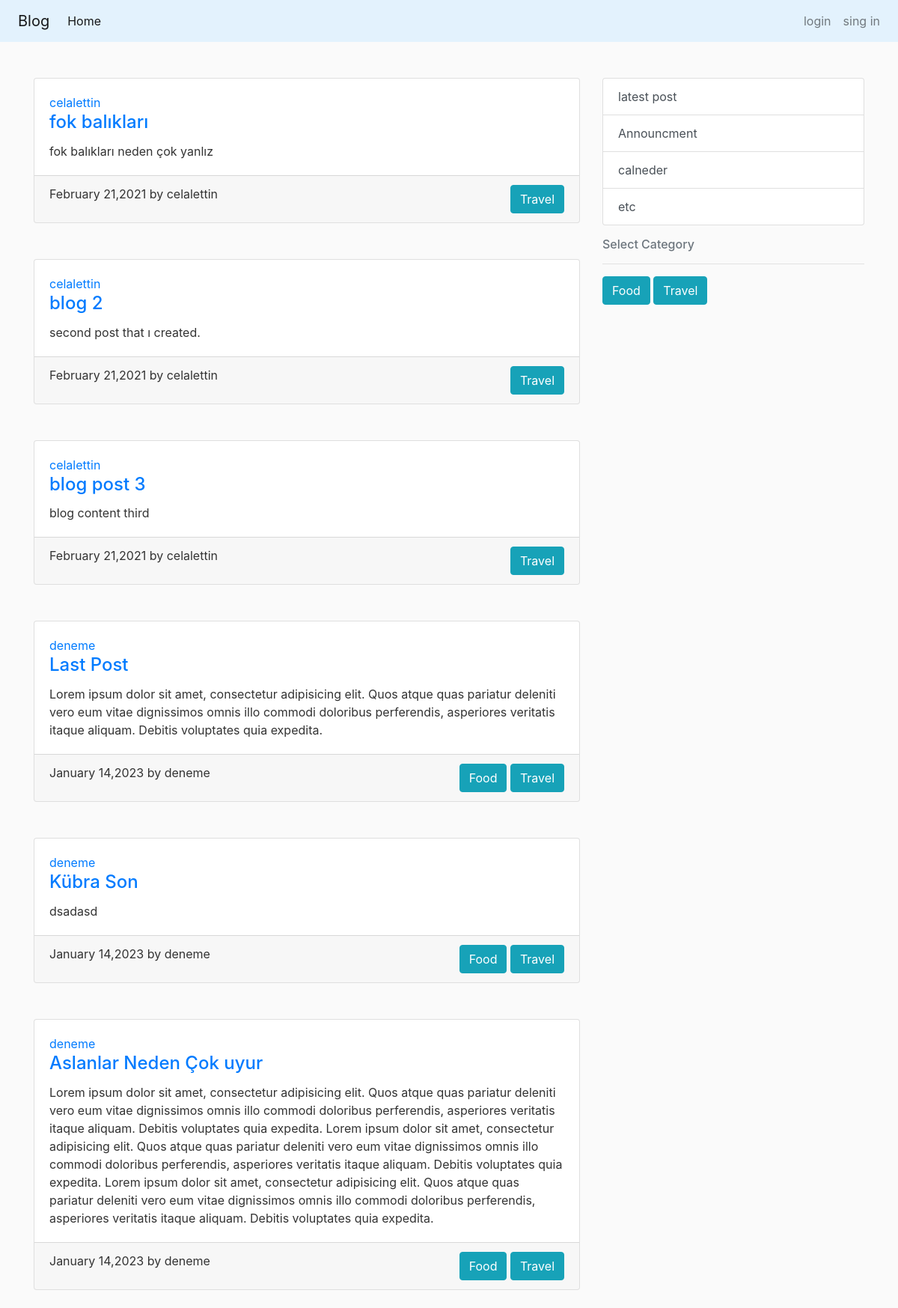
The app's page /travel with its own data.
### blog/models.py (models this page shows, shortened)
class Post(models.Model):
    title = models.CharField(max_length=100)
    content = models.TextField()
    date_posted = models.DateField(default=timezone.now)
    author = models.ForeignKey(User, on_delete=models.CASCADE)

class Category(models.Model):
    categories = [
        ('Food', 'Food'),
        ('Travel', 'Travel'),
        ('Health', 'Health'),
        ('Personal ', 'Personal '),
        ('Political', 'Political'),
        ('Fashion', 'Fashion'),
    ]
    name = models.CharField(choices=categories, default="Food", max_length=10)
    slug = models.SlugField()
    posts = models.ManyToManyField(Post)
    def __str__(self) -> str:
        return self.name

### blog/views.py (the view)
# urls.py: path("<slug:slug>",CategoryDetailView.as_view(),name="category-posts"),
class CategoryDetailView(DetailView):
    model = Category
    template_name = 'blog/category-posts.html'
    context_object_name = 'posts'
    paginate_by = 6
    def get_context_data(self, **kwargs):
        context = super().get_context_data(**kwargs)
        posts = self.object.posts.all()
        categories = Category.objects.all()
        context['categories'] = categories
        context['posts'] = posts
        return context

### blog/templates/blog/category-posts.html (shortened to what this page needs)
{% extends 'blog/base.html' %}
{% block content %}
{% for post in posts %}
<div class="card text-left mt-5">
    <div class="card-body">
        <a href="{% url 'user-posts' post.author.username %} ">{{post.author}}</a>
        <h4 class="card-title"> <a href="{% url 'post-detail' post.id %} "> {{post.title}} </a> </h4>
        <p class="card-text">{{post.content}}</p>
    </div>
    <div class="card-footer d-flex justify-content-between">{{post.date_posted|date:'F d,Y'}} by {{post.author}} <div
            class="categories">{% for category in post.category_set.all %} <a
                href="{% url 'category-posts' category.slug   %}" class="btn border-circle btn-info ">{{category}}</a>
            {% endfor %} </div>
    </div>
</div>
{% endfor %}
{% endblock content %}

### blog/templates/blog/base.html (shortened to what this page needs)
{% load static %}
<!doctype html>
<html>
<head>
    <link rel="stylesheet" href="https://stackpath.bootstrapcdn.com/bootstrap/4.3.1/css/bootstrap.min.css"
>
    <link rel="stylesheet" href="{% static 'blog/main.css'%}">
</head>
<body>
    <header>
        <nav class="navbar navbar-expand-sm navbar-light   " style="background-color: #e3f2fd;">
            <a class=" navbar-brand ml-2" href="{% url  'blog-about'%}">Blog</a>
            <div class="collapse navbar-collapse" id="collapsibleNavId">
                <ul class="navbar-nav mr-auto mt-2 mt-lg-0">
                    <li class="nav-item active">
                        <a class="nav-link" href="{% url  'blog-home'%}">Home <span class="sr-only">(current)</span></a>
                    </li>
                </ul>
                <ul class="ml-auto navbar-nav">
                    {% if user.is_authenticated %}
                    <li class="nav-item">
                        <a class="nav-link" href="{% url 'post-create' %}">Create Post</a>
                    </li>
                    <li class="nav-item">
                        <a class="nav-link" href="{% url 'logout' %}">Logout</a>
                    </li>
                    <li class="nav-item">
                        <a class="nav-link" href="{% url 'profile' %}">profile</a>
                    </li>
                    {% else %}
                    <li class="nav-item">
                        <a class="nav-link" href="{% url 'login' %}">login</a>
                    </li>
                    <li class="nav-item ">
                        <a class="nav-link" href="{% url 'register' %}">sing in </a>
                    </li>
                    {% endif %}
                </ul>
            </div>
        </nav>
    </header>
    <main class="container">
        <div class="row ">
            <div class="col-md-8">
                {% block content %} {% endblock %}
            </div>
            <div class="col-md-4 mt-5">
                <div class="list-group">
                    <a href="#" class="list-group-item list-group-item-action ">latest post </a>
                    <a href="#" class="list-group-item list-group-item-action">Announcment </a>
                    <a href="#" class="list-group-item list-group-item-action "> calneder</a>
                    <a href="#" class="list-group-item list-group-item-action "> etc</a>
                </div>
                {% if categories %}
                <div class="categories mt-3">
                    <h6 class="text-muted">Select Category</h6>
                    <hr>
                    {% for category in categories %}
                    <a class="btn btn-info" href="{% url  'category-posts' category.slug %}">{{category}}</a>
                    {% endfor %}
                </div>
                {% endif %}
            </div>
        </div>
    </main>
</body>
</html>

### blog/static/blog/main.css (style rules this page uses)
body { background: #fafafa; color: #333333; }
h1, h2, h3, h4, h5, h6 { color: #444444; }
ul { margin: 0; }

### records on screen
Post: author "celalettin", title "fok balıkları", content "fok balıkları neden çok yanlız", date_posted "February 21,2021"
Category: name "Travel"
Post: author "celalettin", title "blog 2", content "second post that ı created.", date_posted "February 21,2021"
Post: author "celalettin", title "blog post 3", content "blog content third", date_posted "February 21,2021"
Post: author "deneme", title "Last Post", content "Lorem ipsum dolor sit amet, consectetur adipisicing elit. Quos atque quas pariatur deleniti vero eum vitae dignissimos omnis illo commodi doloribus perferendis, asperiores veritatis itaque aliquam. Debitis voluptates quia expedita.", date_posted "January 14,2023"
Category: name "Food"
Post: author "deneme", title "Kübra Son", content "dsadasd", date_posted "January 14,2023"
Post: author "deneme", title "Aslanlar Neden Çok uyur", content "Lorem ipsum dolor sit amet, consectetur adipisicing elit. Quos atque quas pariatur deleniti vero eum vitae dignissimos omnis illo commodi doloribus perferendis, asperiores veritatis itaque aliquam. Debitis voluptates quia expedita. Lorem ipsum dolor sit amet, consectetur adipisicing elit. Quos atque quas pariatur deleniti vero eum vitae dignissimos omnis illo commodi doloribus perferendis, asperiores veritatis itaque aliquam. Debitis voluptates quia expedita. Lorem ipsum dolor sit amet, consectetur adipisicing elit. Quos atque quas pariatur deleniti vero eum vitae dignissimos omnis illo commodi doloribus perferendis, asperiores veritatis itaque aliquam. Debitis voluptates quia expedita.", date_posted "January 14,2023"
